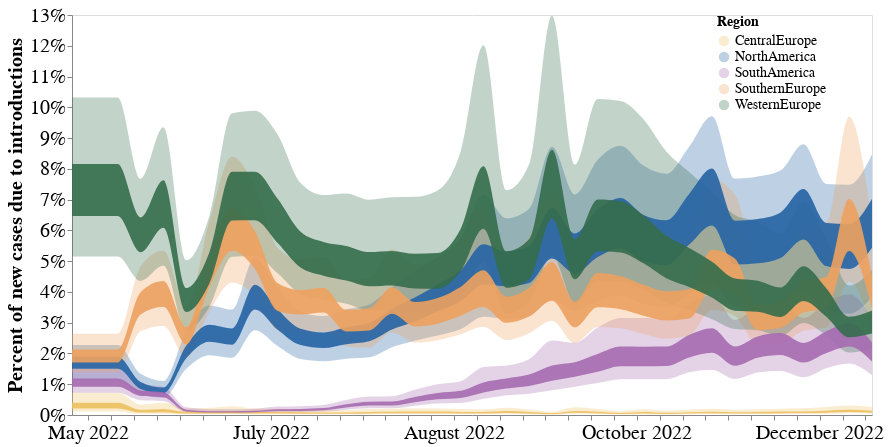

Source (notebook cell):
### Code cell
line1 = alt.Chart(final_north_df).mark_area(interpolate='monotone', opacity = 0.9).encode(
    alt.X('date:T', axis=alt.Axis(title="", grid=False,  format="%B %Y")),
    alt.Y('lower_hpd_log_50',title = "Percent of new cases due to introductions", axis=alt.Axis(title="", grid=False, format='%')),
    alt.Y2('upper_hpd_log_50' ), 
    alt.Color("deme",title = "Region",  legend=alt.Legend(orient = "right",offset = -155, labelFontSize = 14, titleFontSize = 14, symbolSize = 110), scale=alt.Scale( range=range_))
).properties(
    width=1000,
    height=300
).transform_filter(
    (datum.lower_hpd_log_50 >0) & (datum.upper_hpd_log_50 < 1)
)

band1 = alt.Chart(final_north_df).mark_area(
    opacity=0.3, interpolate='monotone'
).encode(
    alt.X('date:T', axis=alt.Axis(title="", grid=False)),
    alt.Y('lower_hpd_log_95',title = "Percent of new cases due to introductions", axis=alt.Axis( grid=False)),
    alt.Y2('upper_hpd_log_95'),
    alt.Color("deme")
).properties(
    width=800,
    height=400
).transform_filter(
    (datum.lower_hpd_log_95 >0) & (datum.upper_hpd_log_95 < 1)
)
percent_plot= band1 + line1
(percent_plot).configure_axis(
    labelFontSize=20,
    titleFontSize=20
)

### Figure 1 — Vega-Lite specification as saved in the notebook (floating-point values rounded to 4 significant figures; data arrays with more than 128 entries replaced by an {"elided": "..."} marker saying what was removed)
{"config": {"view": {"continuousWidth": 400, "continuousHeight": 300}, "axis": {"labelFontSize": 20, "titleFontSize": 20}}, "layer": [{"mark": {"type": "area", "interpolate": "monotone", "opacity": 0.3}, "encoding": {"color": {"field": "deme", "type": "nominal"}, "x": {"axis": {"grid": false, "title": ""}, "field": "date", "type": "temporal"}, "y": {"axis": {"grid": false}, "field": "lower_hpd_log_95", "title": "Percent of new cases due to introductions", "type": "quantitative"}, "y2": {"field": "upper_hpd_log_95"}}, "height": 400, "transform": [{"filter": "((datum.lower_hpd_log_95 > 0) && (datum.upper_hpd_log_95 < 1))"}], "width": 800}, {"mark": {"type": "area", "interpolate": "monotone", "opacity": 0.9}, "encoding": {"color": {"field": "deme", "legend": {"labelFontSize": 14, "offset": -155, "orient": "right", "symbolSize": 110, "titleFontSize": 14}, "scale": {"range": ["#EEC060", "#2664A5", "#A76BB1", "#EEA160", "#356D4C"]}, "title": "Region", "type": "nominal"}, "x": {"axis": {"format": "%B %Y", "grid": false, "title": ""}, "field": "date", "type": "temporal"}, "y": {"axis": {"format": "%", "grid": false, "title": ""}, "field": "lower_hpd_log_50", "title": "Percent of new cases due to introductions", "type": "quantitative"}, "y2": {"field": "upper_hpd_log_50"}}, "height": 300, "transform": [{"filter": "((datum.lower_hpd_log_50 > 0) && (datum.upper_hpd_log_50 < 1))"}], "width": 1000}], "data": {"name": "data-41b662f43d63d7b3bc88907d4ec0312c"}, "$schema": "https://vega.github.io/schema/vega-lite/v4.17.0.json", "datasets": {"data-41b662f43d63d7b3bc88907d4ec0312c": {"elided": "180 records"}}}
